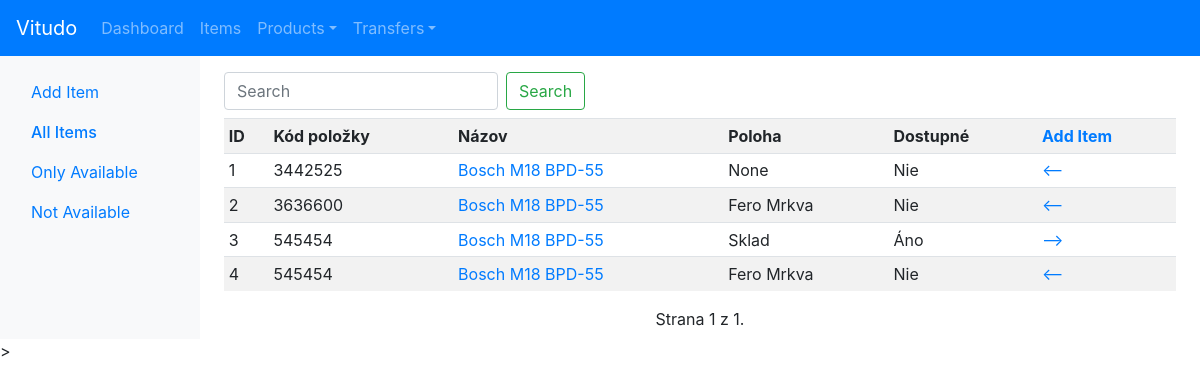
The app's page /items/ (signed in), older data.
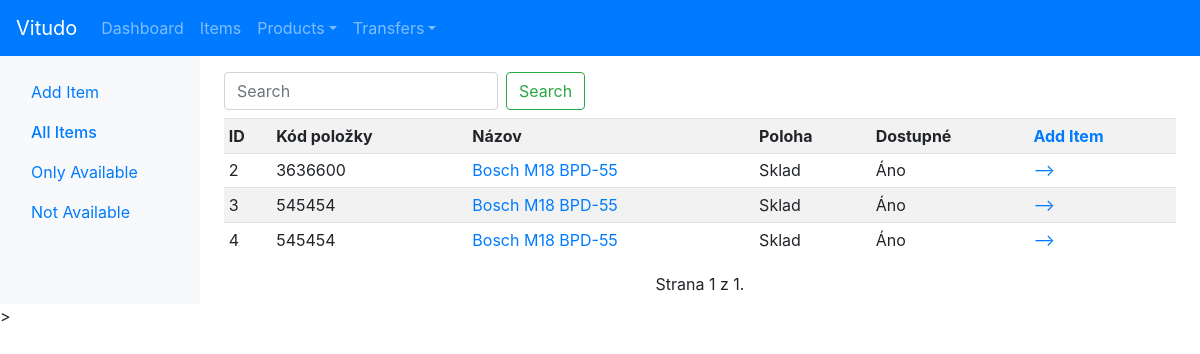
The same page, newer data.
### items/models.py (models this page shows, shortened)
class Item(models.Model):
	product = models.ForeignKey(Product, on_delete=models.CASCADE, null=True)
	warehouse = models.ForeignKey(Location, on_delete=models.SET_NULL, null=True, related_name='warehouse')
	location = models.ForeignKey(Location, on_delete=models.SET_NULL, null=True, related_name='item_location')
	item_code = models.CharField(max_length=50, null=True, blank=True)
	is_transfered = models.BooleanField()
	is_available = models.BooleanField()
	is_active = models.BooleanField(default=True)
	details = models.ForeignKey(ItemDetails, on_delete=models.SET_NULL, null=True)
	images = models.ManyToManyField(ItemImage, blank=True)
	user = models.ForeignKey(User, on_delete=models.SET_NULL, null=True, blank=True)
	order = models.ForeignKey(Order, on_delete=models.SET_NULL, null=True, blank=True)
	objects = ItemManager()

### products/models.py (models this page shows, shortened)
class Product(models.Model):
	brand = models.ForeignKey(Brand, on_delete=models.CASCADE)
	category = models.ForeignKey(Category, on_delete=models.CASCADE)
	model = models.CharField(max_length=100, null=True)
	full_name = models.CharField(max_length=200, null=True)
	alternative_name = models.CharField(max_length=200, null=True, blank=True)
	details = models.ForeignKey(ProductDetails, on_delete=models.SET_NULL, null=True)
	user = models.ForeignKey(User, on_delete=models.SET_NULL, null=True, blank=True)
	objects = ProductManager()

class Brand(models.Model):
	name = models.CharField(max_length=100)
	user = models.ForeignKey(User, on_delete=models.SET_NULL, null=True, blank=True)
	objects = BrandManager()
	def __str__(self):
		return self.name

### locations/models.py (models this page shows)
class Location(models.Model):
	name = models.CharField(max_length=100)
	customer = models.ForeignKey(Customer, on_delete=models.SET_NULL, null=True, blank=True)
	address = models.ForeignKey(Address, on_delete=models.SET_NULL, null=True, blank=True)
	is_warehouse = models.BooleanField(null=True, blank=True)
	user = models.ForeignKey(User, on_delete=models.SET_NULL, null=True, blank=True)
	objects = LocationManager()
	def __str__(self):
		return self.name

### items/views.py (the view)
# urls.py: path('', views.index, name='index'),
def index(request):
	if request.GET.get('available'):
		items = Item.objects.untransfered().active().is_available(request.GET.get('available')).this_user(request.user) #zoznam vsetkych poloziek co nie su v prevode
	else:
		items = Item.objects.untransfered().active().this_user(request.user)
	form = SearchForm(request.GET or None) # vyhladavaci form
	if request.GET.get('search'): items = items.search(request.GET.get('search'))
	items = pagination(request.GET.get('pg'), items)
	context = {
		'items': items,
		'form': form,
	}
	return render(request, 'items/list/index.html', context)

### vitudo/forms.py
class SearchForm(forms.Form):
	search = forms.CharField(widget = forms.TextInput(attrs={'class':'form-control mr-sm-2', 'placeholder':'Search'}), required=False, label='')

### accounts/lockdown.py (called while the page is built, shortened)
    def __call__(self, request):
        response = self.get_response(request)
        return response

    def process_view(self, request, view_func, view_args, view_kwargs):
        if request.user.is_authenticated:
            return None

### items/managers.py (called while the page is built)
	def this_user(self, user):
		return self.filter(user=user)

	def untransfered(self):
		return self.filter(is_transfered=False)

	def active(self):
		return self.filter(is_active=True)

	def get_query_set(self):
		return ItemQuerySet(self.model)

	def __getattr__(self, attr, *args):
		if attr.startswith("_"):
			raise AttributeError
		return getattr(self.get_query_set(), attr, *args)

### vitudo/utils.py (called while the page is built)
def pagination(page, qs):
	p = Paginator(qs, 10)
	qs = p.get_page(page if page else 1)
	return qs

### items/templates/items/list/index.html
{% extends 'items/list/base.html' %}
{% block content %}
    {% include 'tables/item_table.html' %}>
{% endblock content %}

### templates/tables/item_table.html (shortened to what this page needs)
  <main role="main" class="col-md-9 ml-sm-auto col-lg-10 px-md-4">
    <div class="pt-3 pb-2">
    <div class="mb-2">
      <form class="form-inline" action="{{ request.path }}" method="get">
        {{ form }}
        <button class="btn btn-outline-success my-2 my-sm-0" type="submit">Search</button>
      </form>
    </div>
    <div class="table-responsive">
      <table class="table table-striped table-sm">
            <tr>
                <th class="w-10">ID</th>
                <th class="w-10">Kód položky</th>
                <th>Názov</th>
                <th class="w-20">Poloha</th>
                <th class="w-10">Dostupné</th>
                <th class="list_heading w-10"><a href="{% url 'items:add' %}">Add Item</a></th>
            </tr>
            {% for item in items %}
            <tr>
                <td>{{ item.id }}</td>
                {% if item.item_code %}
                    <td>{{ item.item_code }}</td>
                {% else %}
                    <td>-</td>
                {% endif %}
                <td class="list"><a href="{% url 'items:detail' item.id %}">{{ item.product.brand }} {{ item.product.model }}</a></td>
                <td>{{ item.location }}</td>
                {% if item.is_available %}
                    <td>Áno</td>
                    <td><a href="{% url 'transfers:transfer_item' item.id %}">--></a></td>
                {% else %}
                    <td>Nie</td>
                    <td><a href="{% url 'transfers:return_item' item.id %}"><--</a></td>
                {% endif %}
            </tr>
            {% endfor %}
        </table>
    </div>
    <div class="pagination">
        <span class="step-links mx-auto">
            <span class="current">
                Strana {{ items.number }} z {{ items.paginator.num_pages }}.
            </span>
        </span>
    </div>
</div>
</main>

Row changes from the older to the newer data that the page shows:
no longer on this page (row edited): Item: id "1", item_code "3442525", product.brand "Bosch", product.model "M18 BPD-55", location "None", is_available "Nie"
changed Item id 2: location "Fero Mrkva" → "Sklad"; is_available "Nie <--" → "Áno -->"
changed Item id 4: location "Fero Mrkva" → "Sklad"; is_available "Nie <--" → "Áno -->"
